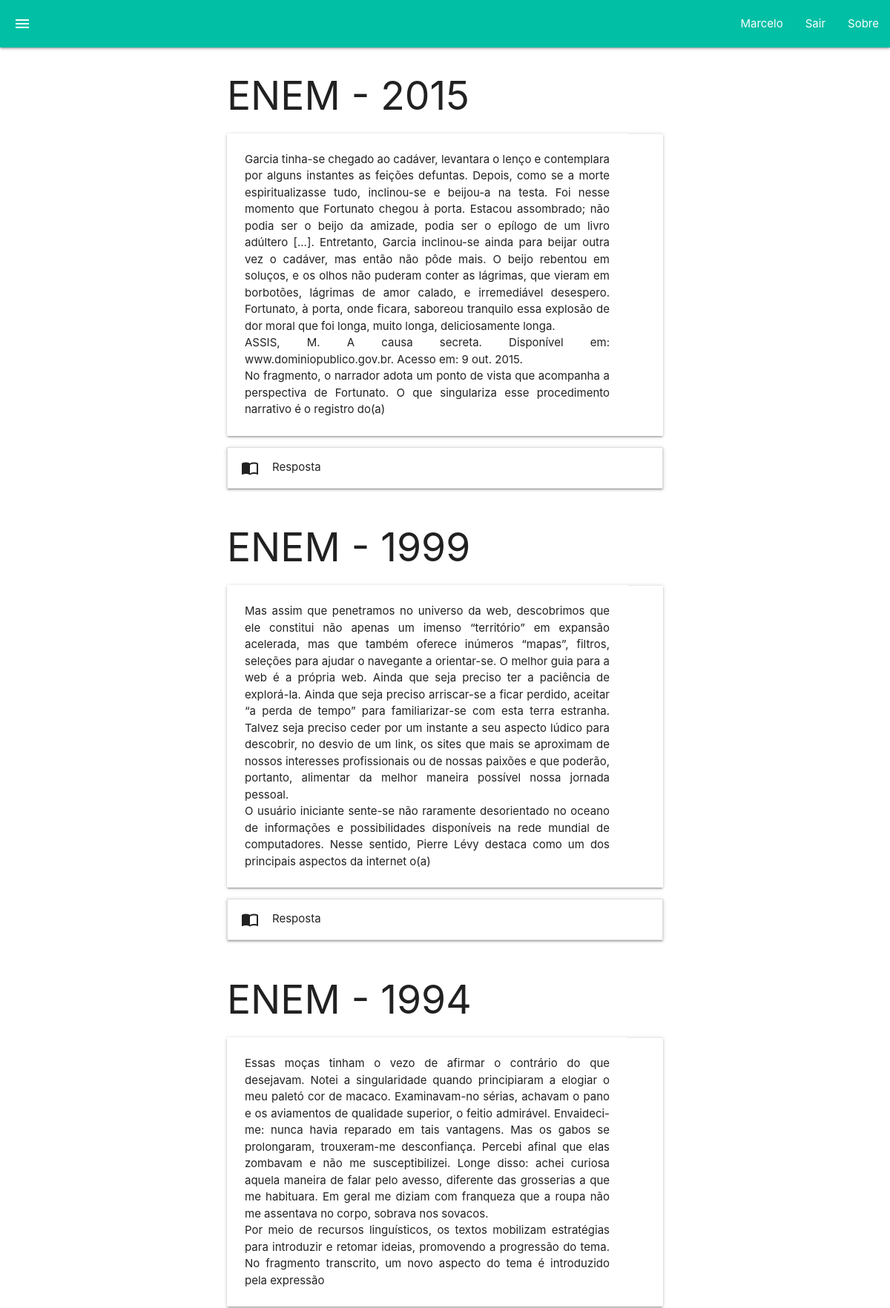
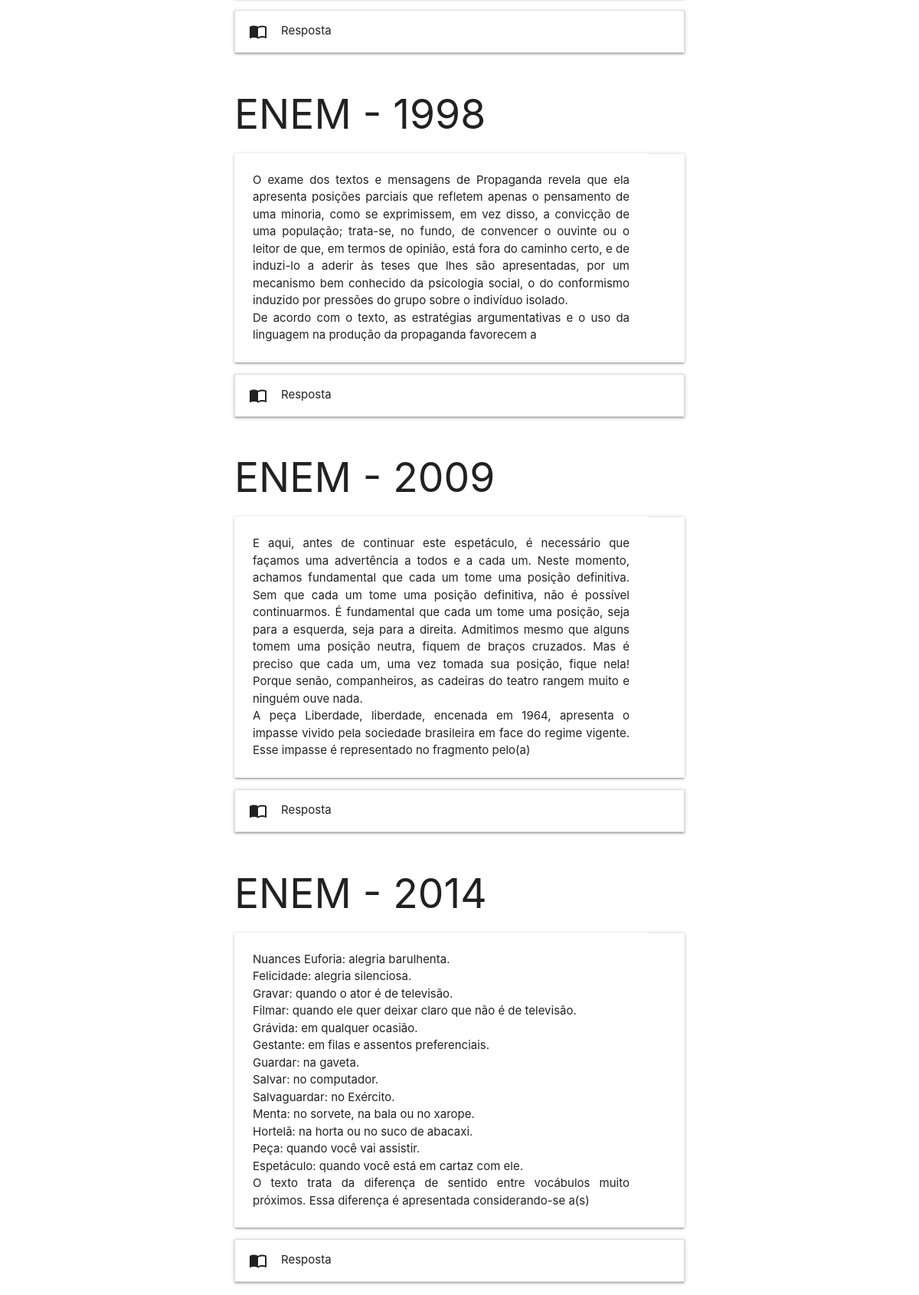
Screenshot of /Sistema/materialize-v1.0.0/index.php (signed in, upper part) with the database file from the repository (2 pictures, top to bottom).
### tables this page shows
CREATE TABLE `perguntas` (
  `perg_cod` int(11) NOT NULL,
  `perg_ano` year(4) NOT NULL,
  `perg_vestibular` varchar(25) NOT NULL,
  `perg_materia` varchar(20) NOT NULL,
  `perg_conteudo` text NOT NULL,
  `perg_data` date NOT NULL,
  `perg_usuario` int(11) NOT NULL,
  `perg_alternativacorreta` varchar(2) NOT NULL
);

### Sistema/materialize-v1.0.0/src/perguntas.php (the view, shortened to what this page needs)
	<?php
		include('conexao.php');
		$query = "select * from perguntas";
		$result= mysqli_query($conexao,$query);
		while($conteudo = mysqli_fetch_array($result)){
		$pergunta = utf8_encode($conteudo['perg_conteudo']);
		$id_pergunta = $conteudo['perg_cod'];
		$ano = $conteudo['perg_ano'];
		$vestibular = $conteudo['perg_vestibular'];
		echo '<div class="container" align="justify">
		<div id=',"{$id_pergunta}",' class="row"">
		<div class="">
		<h2>',"{$vestibular} - {$ano}",'</h2>
			<div class="card horizontal">
				<div class="card-content">
					<p>',"{$pergunta}",'</p>
				</div>
			<div class="card-action">
			</div>
			</div>
			<ul class="collapsible">
	   			 <li>
	      <div class="collapsible-header"><i class="material-icons">import_contacts</i>Resposta</div>
	      <div class="collapsible-body"><form action="src/verificaresposta.php" method="post">';
	echo '<button type="submit" class="waves-effect waves-light btn"><i class="material-icons right">arrow_forward</i>Responder</button></form></div>
	    </li>
	  </ul>
			</div>
		</div>
		</div>';
	}
?>

### Sistema/materialize-v1.0.0/index.php (style rules this page uses)
html, body { height: 100%; margin: 0; }

### rows the page displays
perguntas: perg_vestibular "ENEM", perg_ano "2015", perg_conteudo "Garcia tinha-se chegado ao cadáver, levantara o lenço e contemplara por alguns instantes as feições defuntas. Depois, como se a morte espiritualizasse tudo, inclinou-se e beijou-a na testa. Foi nesse momento que Fortunato chegou à porta. Estacou assombrado; não podia ser o beijo da amizade, podia ser o epílogo de um livro adúltero [...]. Entretanto, Garcia inclinou-se ainda para beijar outra vez o cadáver, mas então não pôde mais. O beijo rebentou em soluços, e os olhos não puderam conter as lágrimas, que vieram em borbotões, lágrimas de amor calado, e irremediável desespero. Fortunato, à porta, onde ficara, saboreou tranquilo essa explosão de dor moral que foi longa, muito longa,…"
perguntas: perg_vestibular "ENEM", perg_ano "1999", perg_conteudo "Mas assim que penetramos no universo da web, descobrimos que ele constitui não apenas um imenso “território” em expansão acelerada, mas que também oferece inúmeros “mapas”, filtros, seleções para ajudar o navegante a orientar-se. O melhor guia para a web é a própria web. Ainda que seja preciso ter a paciência de explorá-la. Ainda que seja preciso arriscar-se a ficar perdido, aceitar “a perda de tempo” para familiarizar-se com esta terra estranha. Talvez seja preciso ceder por um instante a seu aspecto lúdico para descobrir, no desvio de um link, os sites que mais se aproximam de nossos interesses profissionais ou de nossas paixões e que poderão, portanto, alimentar da melhor maneira…"
perguntas: perg_vestibular "ENEM", perg_ano "1994", perg_conteudo "Essas moças tinham o vezo de afirmar o contrário do que desejavam. Notei a singularidade quando principiaram a elogiar o meu paletó cor de macaco. Examinavam-no sérias, achavam o pano e os aviamentos de qualidade superior, o feitio admirável. Envaideci-me: nunca havia reparado em tais vantagens. Mas os gabos se prolongaram, trouxeram-me desconfiança. Percebi afinal que elas zombavam e não me susceptibilizei. Longe disso: achei curiosa aquela maneira de falar pelo avesso, diferente das grosserias a que me habituara. Em geral me diziam com franqueza que a roupa não me assentava no corpo, sobrava nos sovacos. Por meio de recursos linguísticos, os textos mobilizam estratégias para introduzir e…"
perguntas: perg_vestibular "ENEM", perg_ano "1998", perg_conteudo "O exame dos textos e mensagens de Propaganda revela que ela apresenta posições parciais que refletem apenas o pensamento de uma minoria, como se exprimissem, em vez disso, a convicção de uma população; trata-se, no fundo, de convencer o ouvinte ou o leitor de que, em termos de opinião, está fora do caminho certo, e de induzi-lo a aderir às teses que lhes são apresentadas, por um mecanismo bem conhecido da psicologia social, o do conformismo induzido por pressões do grupo sobre o indivíduo isolado. De acordo com o texto, as estratégias argumentativas e o uso da linguagem na produção da propaganda favorecem a"
perguntas: perg_vestibular "ENEM", perg_ano "2009", perg_conteudo "E aqui, antes de continuar este espetáculo, é necessário que façamos uma advertência a todos e a cada um. Neste momento, achamos fundamental que cada um tome uma posição definitiva. Sem que cada um tome uma posição definitiva, não é possível continuarmos. É fundamental que cada um tome uma posição, seja para a esquerda, seja para a direita. Admitimos mesmo que alguns tomem uma posição neutra, fiquem de braços cruzados. Mas é preciso que cada um, uma vez tomada sua posição, fique nela! Porque senão, companheiros, as cadeiras do teatro rangem muito e ninguém ouve nada. A peça Liberdade, liberdade, encenada em 1964, apresenta o impasse vivido pela sociedade brasileira em face do regime…"
perguntas: perg_vestibular "ENEM", perg_ano "2014", perg_conteudo "Nuances Euforia: alegria barulhenta. Felicidade: alegria silenciosa. Gravar: quando o ator é de televisão. Filmar: quando ele quer deixar claro que não é de televisão. Grávida: em qualquer ocasião. Gestante: em filas e assentos preferenciais. Guardar: na gaveta. Salvar: no computador. Salvaguardar: no Exército. Menta: no sorvete, na bala ou no xarope. Hortelã: na horta ou no suco de abacaxi. Peça: quando você vai assistir. Espetáculo: quando você está em cartaz com ele. O texto trata da diferença de sentido entre vocábulos muito próximos. Essa diferença é apresentada considerando-se a(s)"

### other values shown
$_SESSION['autenticado'] "Marcelo"
